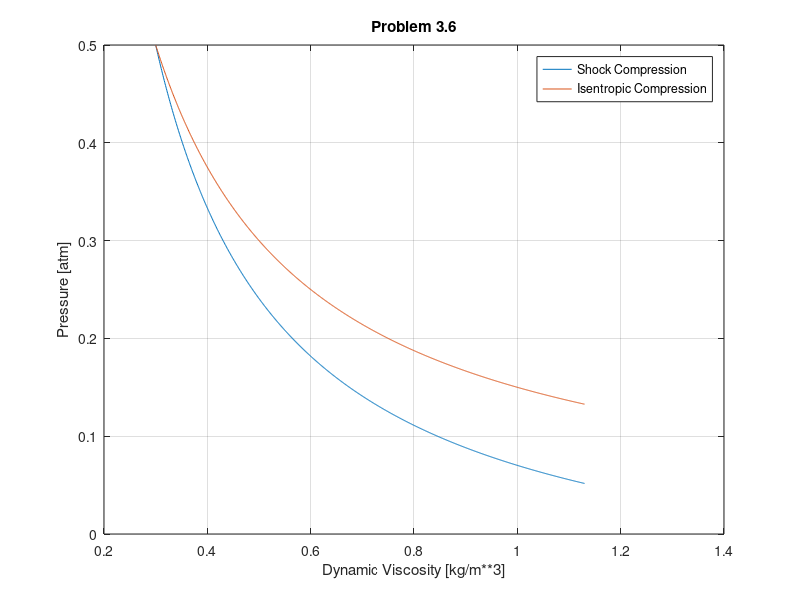

Reproduce this figure in MATLAB.
%% 620 HW 3
% Problem 3.6
% Consider the compression of air by means of 
% a) shock compression
% b) isentropic compression
% Start from same (pressure)_1 and (dynamic viscosity)_1

gamma = 1.4;

% choosing my own P1
P1 = 0.5; % atm
% have nu be a vector 
nu = linspace(0.3, 1.13, 1000);

P2_sh(1) = P1;
P2_isen(1) = P1;

for i=2:length(nu)
    % For shock compression
    P2_sh(i) = P1*((2.4/0.4)*nu(1)/nu(i) - 1) / ((2.4/0.4) - nu(1)/nu(i));
    
    % For an isentropic compression, P*nu is constant
    P2_isen(i) = P1*nu(1)/nu(i);
end

plot(nu, P2_sh)
hold on
plot(nu, P2_isen)
legend('Shock Compression','Isentropic Compression')
grid on
ylabel('Pressure [atm]')
xlabel('Dynamic Viscosity [kg/m**3]')
title('Problem 3.6')